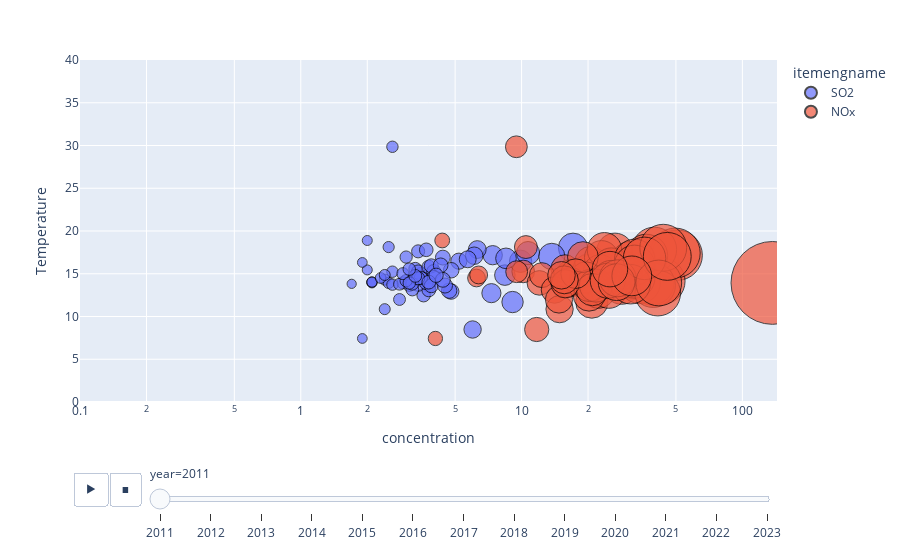

The code cell stored with this chart in its notebook:
### Code cell
fig2 = px.scatter(tidy, x='concentration', y="temperature", size='concentration',
	        color="itemengname", hover_name="sitename", log_x=True, size_max=60, 
            animation_frame='year', animation_group='sitename', range_x=[_min, _max], range_y=[0, 40],
            labels=dict(county='County', NOx='NOx (ppb)', temperature='Temperature'))

for trace in fig2.data:
    trace.marker.line.width = 1
    trace.marker.line.color = 'black'


fig2.show()

### Figure 1 — Plotly figure (JSON) as saved in the notebook; plotly's stock layout.template omitted (floating-point values rounded to 4 significant figures; data arrays with more than 128 entries replaced by an {"elided": "..."} marker saying what was removed)
{"data": [{"hovertemplate": "<b>%{hovertext}</b><br><br>itemengname=SO2<br>year=2011<br>concentration=%{marker.size}<br>Temperature=%{y}<extra></extra>", "hovertext": {"elided": "880 str values"}, "ids": {"elided": "880 str values"}, "legendgroup": "SO2", "marker": {"color": "#636efa", "line": {"color": "black", "width": 1}, "size": {"elided": "880 float values"}, "sizemode": "area", "sizeref": 0.03986, "symbol": "circle"}, "mode": "markers", "name": "SO2", "orientation": "v", "showlegend": true, "type": "scatter", "x": {"elided": "880 float values"}, "xaxis": "x", "y": {"elided": "880 float values"}, "yaxis": "y"}, {"hovertemplate": "<b>%{hovertext}</b><br><br>itemengname=NOx<br>year=2011<br>concentration=%{marker.size}<br>Temperature=%{y}<extra></extra>", "hovertext": {"elided": "881 str values"}, "ids": {"elided": "881 str values"}, "legendgroup": "NOx", "marker": {"color": "#EF553B", "line": {"color": "black", "width": 1}, "size": {"elided": "881 float values"}, "sizemode": "area", "sizeref": 0.03986, "symbol": "circle"}, "mode": "markers", "name": "NOx", "orientation": "v", "showlegend": true, "type": "scatter", "x": {"elided": "881 float values"}, "xaxis": "x", "y": {"elided": "881 float values"}, "yaxis": "y"}], "layout": {"legend": {"itemsizing": "constant", "title": {"text": "itemengname"}, "tracegroupgap": 0}, "margin": {"t": 60}, "sliders": [{"active": 0, "currentvalue": {"prefix": "year="}, "len": 0.9, "pad": {"b": 10, "t": 60}, "steps": [{"args": [["2011"], {"frame": {"duration": 0, "redraw": false}, "fromcurrent": true, "mode": "immediate", "transition": {"duration": 0, "easing": "linear"}}], "label": "2011", "method": "animate"}, {"args": [["2012"], {"frame": {"duration": 0, "redraw": false}, "fromcurrent": true, "mode": "immediate", "transition": {"duration": 0, "easing": "linear"}}], "label": "2012", "method": "animate"}, {"args": [["2013"], {"frame": {"duration": 0, "redraw": false}, "fromcurrent": true, "mode": "immediate", "transition": {"duration": 0, "easing": "linear"}}], "label": "2013", "method": "animate"}, {"args": [["2014"], {"frame": {"duration": 0, "redraw": false}, "fromcurrent": true, "mode": "immediate", "transition": {"duration": 0, "easing": "linear"}}], "label": "2014", "method": "animate"}, {"args": [["2015"], {"frame": {"duration": 0, "redraw": false}, "fromcurrent": true, "mode": "immediate", "transition": {"duration": 0, "easing": "linear"}}], "label": "2015", "method": "animate"}, {"args": [["2016"], {"frame": {"duration": 0, "redraw": false}, "fromcurrent": true, "mode": "immediate", "transition": {"duration": 0, "easing": "linear"}}], "label": "2016", "method": "animate"}, {"args": [["2017"], {"frame": {"duration": 0, "redraw": false}, "fromcurrent": true, "mode": "immediate", "transition": {"duration": 0, "easing": "linear"}}], "label": "2017", "method": "animate"}, {"args": [["2018"], {"frame": {"duration": 0, "redraw": false}, "fromcurrent": true, "mode": "immediate", "transition": {"duration": 0, "easing": "linear"}}], "label": "2018", "method": "animate"}, {"args": [["2019"], {"frame": {"duration": 0, "redraw": false}, "fromcurrent": true, "mode": "immediate", "transition": {"duration": 0, "easing": "linear"}}], "label": "2019", "method": "animate"}, {"args": [["2020"], {"frame": {"duration": 0, "redraw": false}, "fromcurrent": true, "mode": "immediate", "transition": {"duration": 0, "easing": "linear"}}], "label": "2020", "method": "animate"}, {"args": [["2021"], {"frame": {"duration": 0, "redraw": false}, "fromcurrent": true, "mode": "immediate", "transition": {"duration": 0, "easing": "linear"}}], "label": "2021", "method": "animate"}, {"args": [["2022"], {"frame": {"duration": 0, "redraw": false}, "fromcurrent": true, "mode": "immediate", "transition": {"duration": 0, "easing": "linear"}}], "label": "2022", "method": "animate"}, {"args": [["2023"], {"frame": {"duration": 0, "redraw": false}, "fromcurrent": true, "mode": "immediate", "transition": {"duration": 0, "easing": "linear"}}], "label": "2023", "method": "animate"}], "x": 0.1, "xanchor": "left", "y": 0, "yanchor": "top"}], "updatemenus": [{"buttons": [{"args": [null, {"frame": {"duration": 500, "redraw": false}, "fromcurrent": true, "mode": "immediate", "transition": {"duration": 500, "easing": "linear"}}], "label": "&#9654;", "method": "animate"}, {"args": [[null], {"frame": {"duration": 0, "redraw": false}, "fromcurrent": true, "mode": "immediate", "transition": {"duration": 0, "easing": "linear"}}], "label": "&#9724;", "method": "animate"}], "direction": "left", "pad": {"r": 10, "t": 70}, "showactive": false, "type": "buttons", "x": 0.1, "xanchor": "right", "y": 0, "yanchor": "top"}], "xaxis": {"anchor": "y", "domain": [0, 1], "range": [-1.0, 2.157], "title": {"text": "concentration"}, "type": "log"}, "yaxis": {"anchor": "x", "domain": [0, 1], "range": [0, 40], "title": {"text": "Temperature"}}}}
